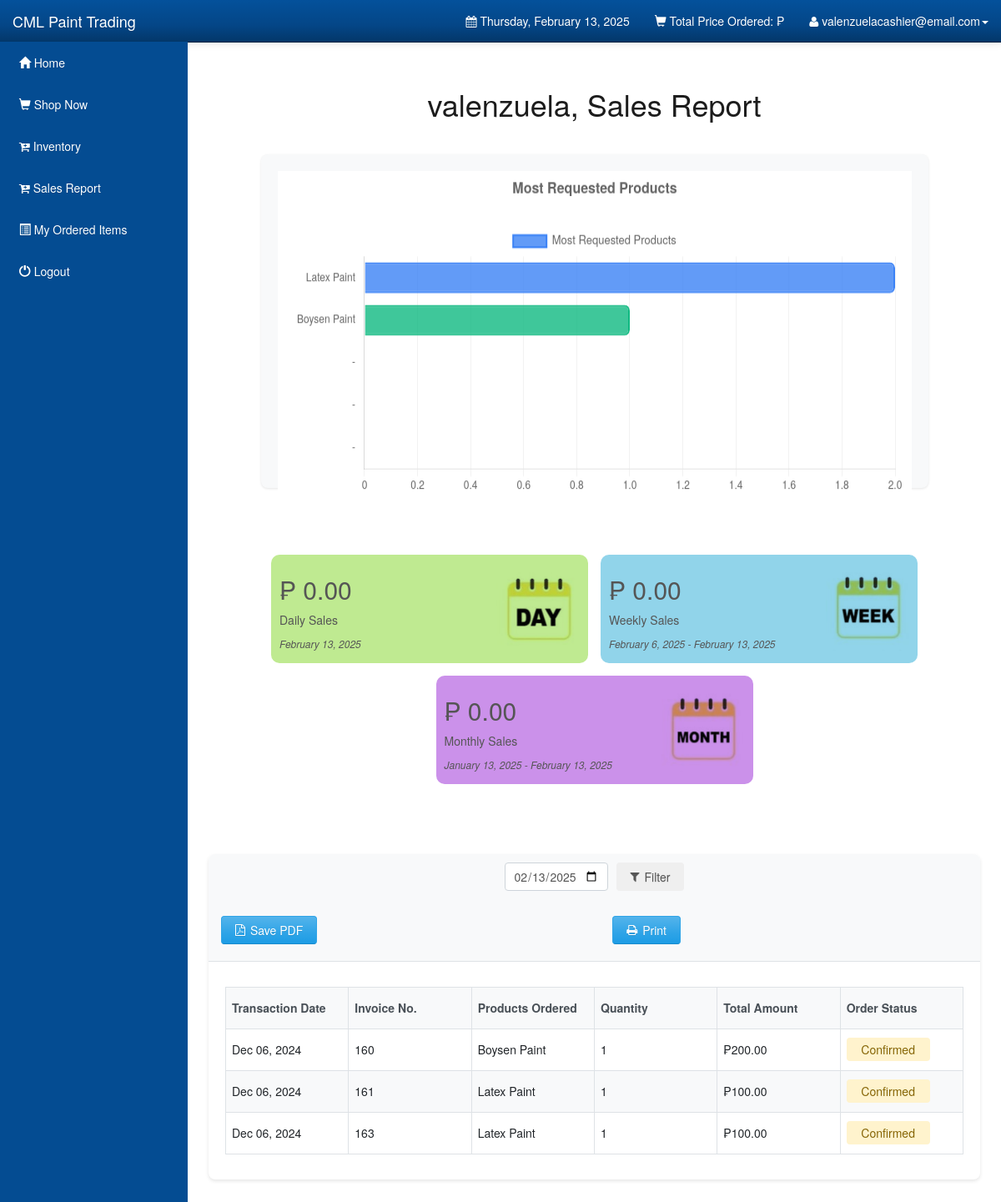
/Customers/salesreport.php (signed in), run on an earlier commit of the app's database.
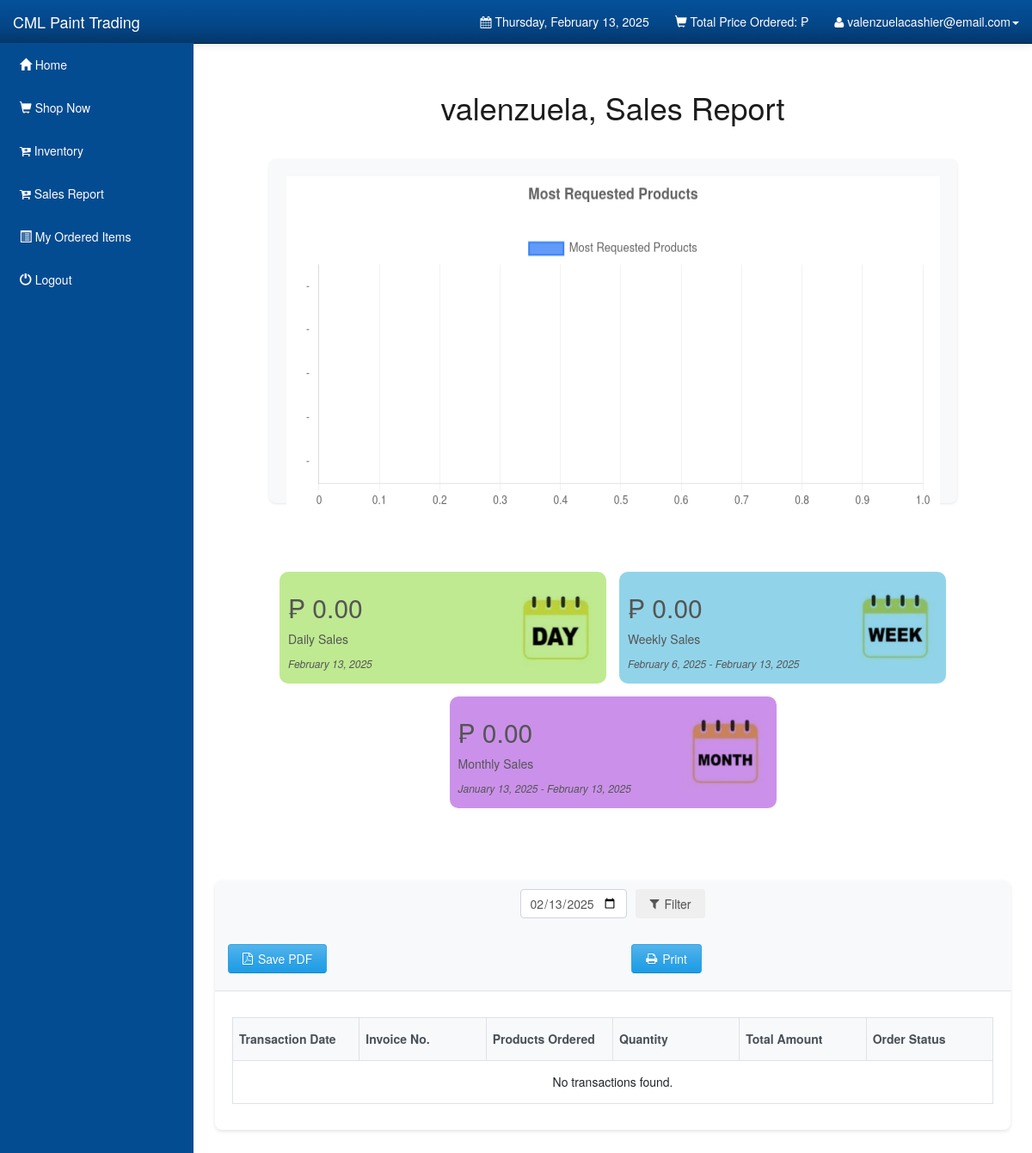
And on a later commit of the database.
### tables this page shows
CREATE TABLE `users` (
  `user_id` int(11) NOT NULL,
  `user_email` varchar(1000) NOT NULL,
  `user_password` varchar(1000) NOT NULL,
  `user_firstname` varchar(1000) NOT NULL,
  `user_lastname` varchar(1000) NOT NULL,
  `user_address` varchar(1000) NOT NULL,
  `user_mobile` varchar(255) NOT NULL,
  `type` enum('Admin','Customer','Cashier') DEFAULT NULL,
  `assigned_branch` enum('Caloocan','San Jose Del Monte, Bulacan','Quezon City','Valenzuela City') DEFAULT NULL
);

CREATE TABLE `orderdetails` (
  `order_id` int(10) UNSIGNED NOT NULL,
  `user_id` int(11) NOT NULL DEFAULT 0,
  `order_name` varchar(1000) NOT NULL DEFAULT '',
  `order_price` double NOT NULL DEFAULT 0,
  `order_quantity` int(10) UNSIGNED NOT NULL DEFAULT 0,
  `order_total` double NOT NULL DEFAULT 0,
  `order_status` varchar(45) NOT NULL DEFAULT '',
  `order_date` date DEFAULT NULL,
  `order_pick_up` datetime(6) DEFAULT NULL,
  `order_pick_place` enum('Caloocan','San Jose Del Monte, Bulacan','Quezon City','Valenzuela City') DEFAULT NULL,
  `gl` enum('Gallon','Liter') DEFAULT NULL,
  `payment_id` int(11) DEFAULT NULL,
  `product_id` int(11) DEFAULT NULL
);

### Customers/salesreport.php (the view, shortened to what the rows shown need)
<?php
require_once 'config.php';
extract($_SESSION);
$stmt_edit = $DB_con->prepare('SELECT * FROM users WHERE user_email = :user_email');
$stmt_edit->execute(array(':user_email' => $user_email));
$edit_row = $stmt_edit->fetch(PDO::FETCH_ASSOC);
if ($edit_row) {
    extract($edit_row);
}
?>
<!DOCTYPE html>
<html lang="en">
<head>
    <link rel="stylesheet" type="text/css" href="bootstrap/css/bootstrap.min.css" />
    <link rel="stylesheet" type="text/css" href="font-awesome/css/font-awesome.min.css" />
    <link rel="stylesheet" type="text/css" href="css/local.css" />
    <link rel="stylesheet" type="text/css" href="../Admin/css/salesreport.css" />
    <link rel="stylesheet" href="https://cdn.jsdelivr.net/npm/sweetalert2@11/dist/sweetalert2.min.css">
</head>
<body>
    <div id="wrapper">
        <?php require_once "navigation.php" ?>
        <div id="page-wrapper">
            <div class="sales-report-container">
                <h1><?php echo $_SESSION['user_firstname'] ?>, Sales Report</h1>
                <div id="analyticReports">
                    <div class="sales-report-content">
                        <?php
                            $current_user_id = $_SESSION['user_id'];
                            $branch = $_SESSION['current_branch'];
                            $end_date = isset($_GET['end_date']) ? $_GET['end_date'] : date('Y-m-d');
                            $start_date = isset($_GET['start_date']) ? $_GET['start_date'] : date('Y-m-d', strtotime('@0'));
                            $start_date_weekly = date('Y-m-d', strtotime($end_date . '-7 days'));
                            $start_date_monthly = date('Y-m-d', strtotime($end_date . '-1 months'));
                            $date_filter = " AND (DATE(order_date) BETWEEN '{$start_date}' AND '{$end_date}')";
                            $stmt_daily = $DB_con->prepare(
                                "SELECT SUM(order_total) as daily_sales, DATE(order_date) as date
                                FROM orderdetails
                                    LEFT JOIN paymentform ON orderdetails.payment_id = paymentform.id
                                WHERE DATE(order_date) = ? AND user_id = ? and order_pick_place = '$branch'" . $date_filter
                            );
                            $stmt_daily->execute([$end_date, $current_user_id]);
                            $daily = $stmt_daily->fetch(PDO::FETCH_ASSOC);
                            $dailySales = $daily['daily_sales'] ?? 0;
                            $stmt_weekly = $DB_con->prepare(
                                "SELECT SUM(order_total) as weekly_sales
                                 FROM orderdetails
                                    LEFT JOIN paymentform ON orderdetails.payment_id = paymentform.id
                                 WHERE (DATE(order_date) BETWEEN ? AND ?) AND user_id = ? and order_pick_place = '$branch' " . $date_filter
                            );
                            $stmt_weekly->execute([$start_date_weekly, $end_date, $current_user_id]);
                            $weekly = $stmt_weekly->fetch(PDO::FETCH_ASSOC);
                            $weeklySales = $weekly['weekly_sales'] ?? 0;
                            $stmt_monthly = $DB_con->prepare(
                                "SELECT SUM(order_total) as monthly_sales
                                 FROM orderdetails
                                    LEFT JOIN paymentform ON orderdetails.payment_id = paymentform.id
                                 WHERE (DATE(order_date) BETWEEN ? AND ?) AND user_id = ? and order_pick_place = '$branch' " . $date_filter
                            );
                            $stmt_monthly->execute([$start_date_monthly, $end_date, $current_user_id]);
                            $monthly = $stmt_monthly->fetch(PDO::FETCH_ASSOC);
                            $monthlySales = $monthly['monthly_sales'] ?? 0;
                        ?>
                        <div class="sales-report-item" data-toggle="modal" data-target="#dailySales">
                            <div>
                                <h2>&#8369 <?php echo number_format($dailySales, 2); ?></h2>
                            </div>
                        </div>
                        <div class="sales-report-item" data-toggle="modal" data-target="#weeklySales">
                            <div>
                                <h2>&#8369 <?php echo number_format($weeklySales, 2); ?></h2>
                            </div>
                        </div>
                        <div class="sales-report-item" data-toggle="modal" data-target="#monthlySales">
                            <div>
                                <h2>&#8369 <?php echo number_format($monthlySales, 2); ?></h2>
                            </div>
                        </div>
                    </div>
                </div>
                <div class="sales-report-transactions">
                    <div class="transactions-table">
                        <table>
                            <thead>
                                <tr>
                                    <th>Transaction Date</th>
                                    <th>Invoice No.</th>
                                    <th>Products Ordered</th>
                                    <th>Quantity</th>
                                    <th>Total Amount</th>
                                    <th>Order Status</th>
                                </tr>
                            </thead>
                            <tbody class="table-striped">
                                <?php
                                $stmt = $DB_con->prepare("
                                    SELECT
                                        orderdetails.*
                                    FROM orderdetails
                                    WHERE orderdetails.user_id = :current_user  and order_pick_place = '$branch'
                                    ORDER BY orderdetails.order_date DESC
                                ");
                                $stmt->bindParam(':current_user', $current_user_id, PDO::PARAM_INT);
                                $stmt->execute();
                                if ($stmt->rowCount() > 0) {
                                    while ($row = $stmt->fetch(PDO::FETCH_ASSOC)) {
                                        $orderDate = date('M d, Y', strtotime($row['order_date']));
                                        $statusClass = strtolower($row['order_status']) == 'completed' ? 'status-completed' :
                                                     (strtolower($row['order_status']) == 'cancelled' ? 'status-cancelled' : 'status-pending');
                                        ?>
                                        <tr>
                                            <td><?php echo htmlspecialchars($orderDate); ?></td>
                                            <td><?php echo htmlspecialchars($row['order_id']); ?></td>
                                            <td><?php echo htmlspecialchars($row['order_name']); ?></td>
                                            <td><?php echo htmlspecialchars($row['order_quantity']); ?></td>
                                            <td>₱<?php echo number_format($row['order_total'], 2); ?></td>
                                            <td><span class="order-status <?php echo $statusClass; ?>"><?php echo htmlspecialchars($row['order_status']); ?></span></td>
                                        </tr>
                                        <?php
                                    }
                                } else {
                                    ?>
                                    <tr>
                                        <td colspan="6" style="text-align: center;">No transactions found.</td>
                                    </tr>
                                    <?php
                                }
                                ?>
                            </tbody>
                        </table>
                    </div>
                </div>
            </div>
        </div>
        <br />
        <br />
    </div>
</body>
</html>

### Customers/navigation.php (shortened to what the rows shown need)
<nav class="navbar navbar-inverse navbar-fixed-top" role="navigation">
    <div class="collapse navbar-collapse navbar-ex1-collapse">
        <ul class="nav navbar-nav navbar-right navbar-user">
            <li class="dropdown user-dropdown">
                <a href="#" class="dropdown-toggle" data-toggle="dropdown"><i class="fa fa-user"></i> <?php echo $user_email; ?><b class="caret"></b></a>
            </li>
        </ul>
    </div>
</nav>

What changed in the data, as far as the page shows it:
removed orderdetails: order_date "Dec 06, 2024", order_id "160", order_name "Boysen Paint", order_quantity "1", order_total "200.00", order_status "Confirmed"
removed orderdetails: order_date "Dec 06, 2024", order_id "161", order_name "Latex Paint", order_quantity "1", order_total "100.00", order_status "Confirmed"
removed orderdetails: order_date "Dec 06, 2024", order_id "163", order_name "Latex Paint", order_quantity "1", order_total "100.00", order_status "Confirmed"
Also different on the page:
chart data {{ json_encode($top_requested_product) }}: ["Latex Paint","Boysen Paint","-","-","-"] → ["-","-","-","-","-"]
chart data {{ json_encode($top_requested_product_qty) }}: ["2","1",0,0,0] → [0,0,0,0,0]
text now shown: "No transactions found."
